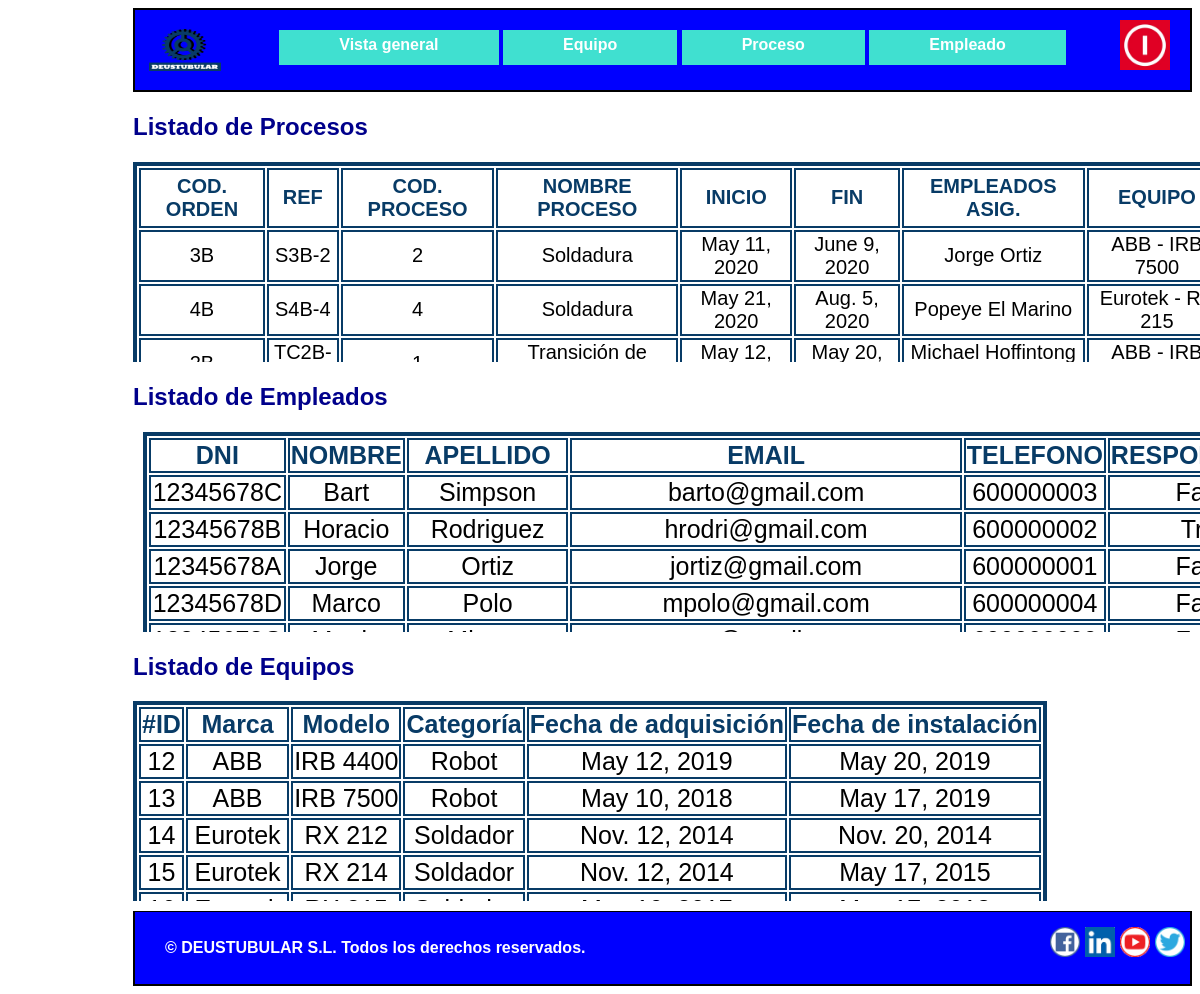
Before: /appGestion_de_la_produccion/responsable/ with the older database file.
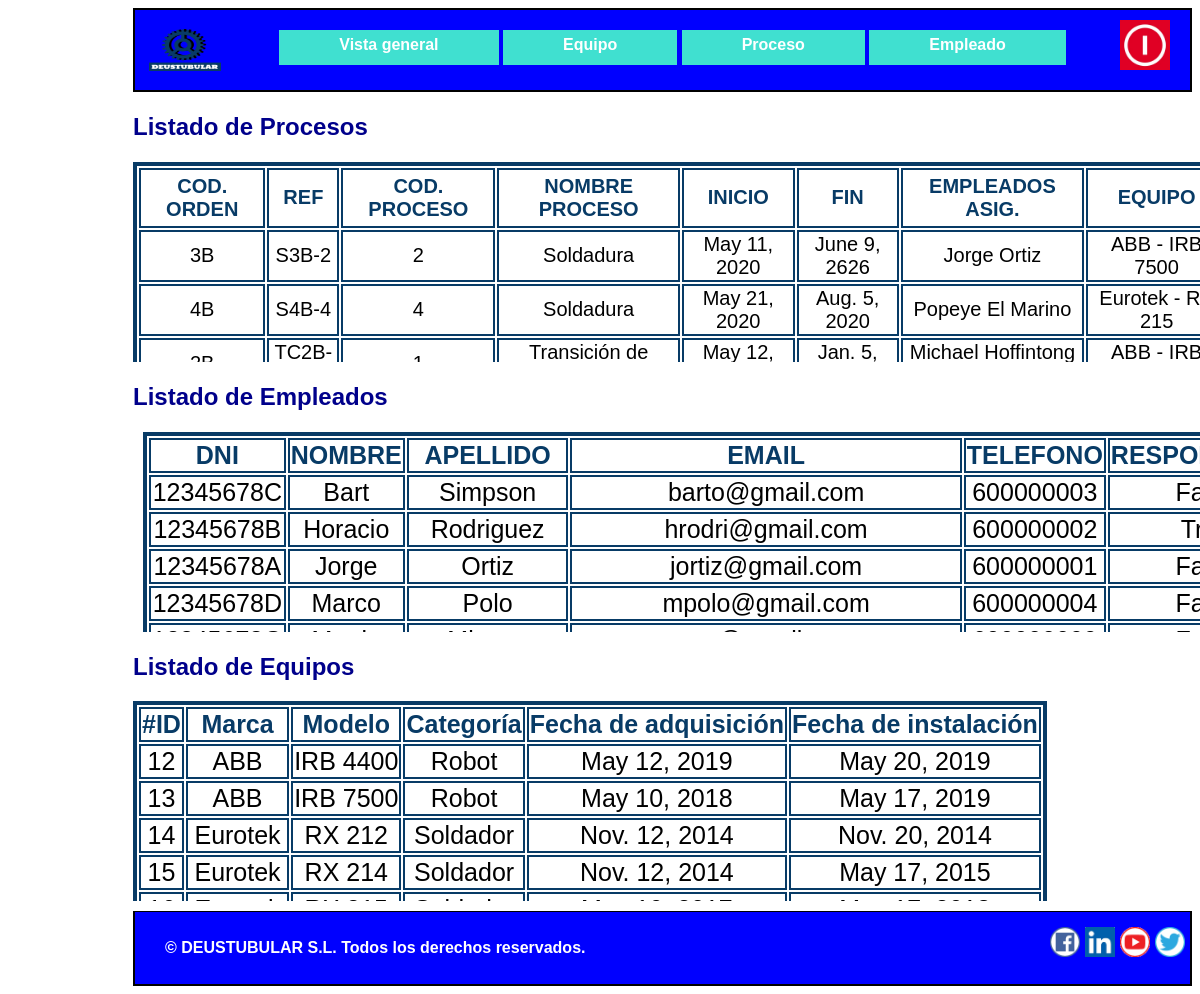
After: the same page with the newer database file.
### appGestion_de_la_produccion/models.py (models this page shows, shortened)
class Proceso(models.Model):
    empleados_asignados = models.ManyToManyField(Empleado)
    equipo=models.ForeignKey(Equipo, on_delete=models.SET_NULL, null=True)
    codigo_orden = models.CharField(max_length=10)
    codigo_proceso = models.IntegerField()
    nombre_proceso = models.CharField(max_length=50)
    referencia = models.CharField(max_length=10)
    inicio = models.DateField()
    fin = models.DateField()

class Empleado(models.Model):
    nombre = models.CharField(max_length=50)
    DNI = models.CharField(max_length=9)
    apellido = models.CharField(max_length=50)
    email = models.EmailField(max_length=100)
    telefono = models.IntegerField()
    responsable=models.BooleanField()

class Equipo(models.Model):
    modelo = models.CharField(max_length=25)
    marca = models.CharField(max_length=25)
    categoria = models.CharField(max_length=50)
    fecha_adquisicion = models.DateField()
    fecha_instalacion = models.DateField()

### appGestion_de_la_produccion/views.py (the view)
# urls.py: path('responsable/', views.responsable, name='responsable'),  # Url de inicio de responsable
def responsable(request):
    equipo = Equipo.objects.order_by("modelo")
    empleado = Empleado.objects.order_by("nombre")
    proceso = Proceso.objects.order_by("nombre_proceso")
    context = {"lista_equipos": equipo, "lista_empleados": empleado, "lista_procesos": proceso}
    return render(request, "Responsable.html", context)

### appGestion_de_la_produccion/templates/Responsable.html
{% extends "PlantillaHeaderFooter.html"%}
{% block contenido %}
<h2>Listado de Procesos</h2>
<div class="tablas">
    <table id="cosadeproceso">
        <thead>
        <tr class="cosadeproceso">
            <th class="cosadeproceso"><b> COD. ORDEN </b></th>
            <th class="cosadeproceso"><b> REF</b></th>
            <th class="cosadeproceso"><b> COD. PROCESO</b></th>
            <th class="cosadeproceso"><b> NOMBRE PROCESO</b></th>
            <th class="cosadeproceso"><b> INICIO</b></th>
            <th class="cosadeproceso"><b> FIN</b></th>
            <th class="cosadeproceso"><b> EMPLEADOS ASIG.</b></th>
            <th class="cosadeproceso"><b> EQUIPO</b></th>
        </tr>
        </thead>
        {% for Proceso in lista_procesos %}
        <tbody>
        <tr class="cosadeproceso">
            <td class="cosadeproceso">{{ Proceso.codigo_orden }}</td>
            <td class="cosadeproceso">{{ Proceso.referencia}}</td>
            <td class="cosadeproceso">{{ Proceso.codigo_proceso }}</td>
            <td class="cosadeproceso">{{ Proceso.nombre_proceso }}</td>
            <td class="cosadeproceso">{{ Proceso.inicio }}</td>
            <td class="cosadeproceso">{{ Proceso.fin }}</td>
            <td class="cosadeproceso">{% for ea in Proceso.empleados_asignados.all %}
                {{ea.nombre}} {{ea.apellido}} </br>
                {% endfor %}
            </td>
            <td class="cosadeproceso">{{ Proceso.equipo.marca }} - {{ Proceso.equipo.modelo }}</td>
        </tr>
        </tbody>
        {% endfor %}
    </table>
</div>
<h2>Listado de Empleados</h2>
<div class="tablas">
    <table id="cosadeempleado">
        <thead>
        <tr class="cosadeempleado">
            <td class="cosadeempleado"><b> DNI </b></td>
            <td class="cosadeempleado"><b> NOMBRE</b></td>
            <td class="cosadeempleado"><b> APELLIDO</b></td>
            <td class="cosadeempleado"><b> EMAIL</b></td>
            <td class="cosadeempleado"><b> TELEFONO</b></td>
            <td class="cosadeempleado"><b> RESPONSABLE</b></td>
        </tr>
        </thead>
        {% for Empleado in lista_empleados %}
        <tbody>
        <tr class="cosadeempleado">
            <td class="cosadeempleado">{{ Empleado.DNI }}</td>
            <td class="cosadeempleado">{{ Empleado.nombre}}</td>
            <td class="cosadeempleado">{{ Empleado.apellido }}</td>
            <td class="cosadeempleado">{{ Empleado.email }}</td>
            <td class="cosadeempleado">{{ Empleado.telefono }}</td>
            <td class="cosadeempleado">{{ Empleado.responsable }}</td>
        </tr>
        </tbody>
        {% endfor %}
    </table>
</div>
<h2>Listado de Equipos</h2>
<div class="tablas">
    <table id="cosadeequipo">
        <thead>
        <tr class="cosadeequipo">
            <td class="cosadeequipo"><b> #ID </b></td>
            <td class="cosadeequipo"><b> Marca</b></td>
            <td class="cosadeequipo"><b> Modelo</b></td>
            <td class="cosadeequipo"><b> Categoría</b></td>
            <td class="cosadeequipo"><b> Fecha de adquisición</b></td>
            <td class="cosadeequipo"><b> Fecha de instalación</b></td>
        </tr>
        </thead>
        {% for Equipo in lista_equipos %}
        <tbody>
        <tr class="cosadeequipo">
            <td class="cosadeequipo">{{ Equipo.id }}</td>
            <td class="cosadeequipo">{{ Equipo.marca }}</td>
            <td class="cosadeequipo">{{ Equipo.modelo }}</td>
            <td class="cosadeequipo">{{ Equipo.categoria }}</td>
            <td class="cosadeequipo">{{ Equipo.fecha_adquisicion }}</td>
            <td class="cosadeequipo">{{ Equipo.fecha_instalacion }}</td>
        </tr>
        </tbody>
        {% endfor %}
    </table>
</div>
{% endblock %}

### appGestion_de_la_produccion/templates/PlantillaHeaderFooter.html (shortened to what this page needs)
{% load static%}
<html lang="en">
<head>
    <link rel="stylesheet" href="{% static 'stylesheet.css' %}">
</head>
<body>
<header>
    <nav id="navgrande">
        <a class="enlaceaicono" href="/appGestion_de_la_produccion/responsable/" title="Volver a inicio"> <img
                src="/static/Imagenes/Deustubular.png" width="80" height="60"></a>
        <a class="header" href="/appGestion_de_la_produccion/responsable/">Vista general</a>
        <a class="header" href="/appGestion_de_la_produccion/responsable/equipo/">Equipo</a>
        <a class="header" href="/appGestion_de_la_produccion/responsable/proceso/">Proceso</a>
        <a class="header" href="/appGestion_de_la_produccion/responsable/empleado/">Empleado</a>
        <a class="volver" href="/appGestion_de_la_produccion" title="Volver a inicio"> <img
                src="/static/Imagenes/Inicio.png" width="50" height="50"></a>
    </nav>
</header>
{% block contenido %} {% endblock %}
<footer>
    <a class="enlacesfooter" href="https://twitter.com" target="_blank" title="Síguenos en twitter"> <img
            src="/static/Imagenes/twitter.png" width="30" height="30"></a>
    <a class="enlacesfooter" href="https://www.youtube.com" target="_blank"
       title="No olvides visitar nuestro canal de you tube"> <img src="/static/Imagenes/youtube.png" width="30" height="30"></a>
    <a class="enlacesfooter" href="https://www.linkedin.com" target="_blank" title="También estamos en LinkedIn"> <img
            src="/static/Imagenes/linkedin.png" width="30" height="30"></a>
    <a class="enlacesfooter" href="https://www.facebook.com" target="_blank" title="Dale like en facebook"> <img
            src="/static/Imagenes/facebook.png" width="30" height="30"></a>
    <p class="textofooter">© DEUSTUBULAR S.L. Todos los derechos reservados.</p>
</footer>
</body>
</html>

### appGestion_de_la_produccion/static/stylesheet.css (style rules this page uses)
* { box-sizing: border-box; }
html { font-family: Arial, Helvetica, sans-serif; max-width: 1100px; font-weight: bold; background-color:white; margin-left: 125px; }
body { line-height: 30px; font-size: 16px; }
h1, h2, h3, legend { color: darkblue; }
a { color: darkblue; }
#navgrande { background-color: blue; border-top: 2px solid black; border-left: 2px solid black; border-right: 2px solid black; border-bottom: 2px solid black; text-align: center; padding-bottom: 25px; padding-top: 10px; }
thead { color: rgb(8,59,102); }
.header { margin-top:10px; height: 35px; color: white; padding-left: 60px; padding-right: 60px; background-color: turquoise; display:inline-block; text-decoration:none; }
footer { padding-top: 5px; padding-bottom: 5px; padding-left: 30px; background-color: blue; border-bottom: 2px solid black; border-left: 2px solid black; border-right: 2px solid black; border-top: 1px solid black; margin-top:10px }
.enlacesfooter { float:right; padding-top: 10px; padding-right:5px; }
.textofooter { color: white; }
.enlaceaicono { margin-left: 10px; float: left; }
.cosadeequipo { border:2px solid rgb(8,59,102); font-size:25px; margin-right:20px; text-align:center; }
#cosadeequipo { border:4px solid rgb(8,59,102); margin-bottom:40px; }
.cosadeempleado { border:2px solid rgb(8,59,102); font-size:25px; margin-right:20px; text-align:center; }
#cosadeempleado { border:4px solid rgb(8,59,102); margin-left:10px; margin-bottom:40px; }
.cosadeproceso { border:2px solid rgb(8,59,102); font-size:20px; margin-right:20px; text-align:center; }
#cosadeproceso { border:4px solid rgb(8,59,102); }
.tablas { height:200px; width:1100px; overflow-y:scroll; }
.tabladetalles tbody,td,th { border:2px solid rgb(8,59,102); }
.tabladetalles td,th { margin:5px; padding:5px; }
.volver { margin-right:20px; float: right; float: bottom: }

Changed rows visible on the page:
changed Proceso: fin "June 9, 2020" → "June 9, 2626"
changed Proceso "TC2B-1": fin "May 20,…" → "Jan. 5,…"
